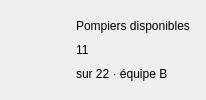
<widget class="QFrame" name="carteKpi1"><property name="variante" stdset="0"><string notr="true">kpi</string></property><layout class="QHBoxLayout" name="layout70" stretch="0,1"><property name="spacing"><number>14</number></property><property name="leftMargin"><number>16</number></property><property name="topMargin"><number>14</number></property><property name="rightMargin"><number>16</number></property><property name="bottomMargin"><number>14</number></property><item><widget class="QLabel" name="tuile8"><property name="minimumSize"><size><width>46</width><height>46</height></size></property><property name="maximumSize"><size><width>46</width><height>46</height></size></property><property name="pixmap"><pixmap resource="ressources.qrc">:/images/icones/tuile_user_bleu.png</pixmap></property><property name="scaledContents"><bool>true</bool></property></widget></item><item><layout class="QVBoxLayout" name="layout69"><property name="spacing"><number>0</number></property><item><widget class="QLabel" name="lbl85"><property name="text"><string>Pompiers disponibles</string></property><property name="variante" stdset="0"><string notr="true">kpiTitre</string></property></widget></item><item><widget class="QLabel" name="lbl86"><property name="text"><string>11</string></property><property name="variante" stdset="0"><string notr="true">kpiValeur</string></property></widget></item><item><widget class="QLabel" name="lbl87"><property name="text"><string>sur 22 · équipe B</string></property><property name="variante" stdset="0"><string notr="true">kpiDetail</string></property></widget></item></layout></item></layout></widget>
